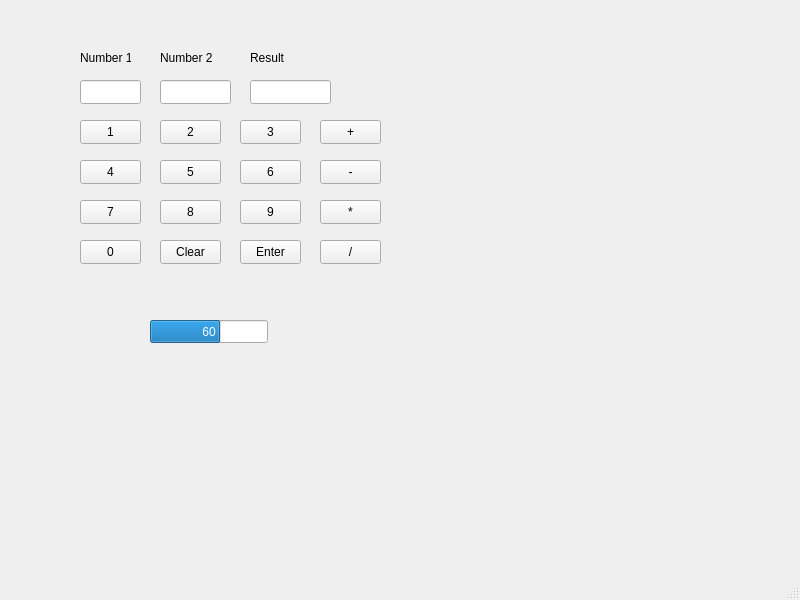
<?xml version="1.0" encoding="UTF-8"?>
<ui version="4.0">
 <class>MainWindow</class>
 <widget class="QMainWindow" name="MainWindow">
  <property name="geometry">
   <rect>
    <x>0</x>
    <y>0</y>
    <width>800</width>
    <height>600</height>
   </rect>
  </property>
  <property name="windowTitle">
   <string>MainWindow</string>
  </property>
  <widget class="QWidget" name="centralwidget">
   <widget class="QLabel" name="label">
    <property name="geometry">
     <rect>
      <x>80</x>
      <y>50</y>
      <width>51</width>
      <height>16</height>
     </rect>
    </property>
    <property name="text">
     <string>Number 1</string>
    </property>
   </widget>
   <widget class="QLabel" name="label_2">
    <property name="geometry">
     <rect>
      <x>160</x>
      <y>50</y>
      <width>61</width>
      <height>16</height>
     </rect>
    </property>
    <property name="text">
     <string>Number 2</string>
    </property>
   </widget>
   <widget class="QLabel" name="label_3">
    <property name="geometry">
     <rect>
      <x>250</x>
      <y>50</y>
      <width>49</width>
      <height>16</height>
     </rect>
    </property>
    <property name="text">
     <string>Result</string>
    </property>
   </widget>
   <widget class="QLineEdit" name="num1">
    <property name="geometry">
     <rect>
      <x>80</x>
      <y>80</y>
      <width>61</width>
      <height>24</height>
     </rect>
    </property>
   </widget>
   <widget class="QLineEdit" name="num2">
    <property name="geometry">
     <rect>
      <x>160</x>
      <y>80</y>
      <width>71</width>
      <height>24</height>
     </rect>
    </property>
   </widget>
   <widget class="QLineEdit" name="result">
    <property name="geometry">
     <rect>
      <x>250</x>
      <y>80</y>
      <width>81</width>
      <height>24</height>
     </rect>
    </property>
   </widget>
   <widget class="QPushButton" name="N1">
    <property name="geometry">
     <rect>
      <x>80</x>
      <y>120</y>
      <width>61</width>
      <height>24</height>
     </rect>
    </property>
    <property name="text">
     <string>1</string>
    </property>
   </widget>
   <widget class="QPushButton" name="N2">
    <property name="geometry">
     <rect>
      <x>160</x>
      <y>120</y>
      <width>61</width>
      <height>24</height>
     </rect>
    </property>
    <property name="text">
     <string>2</string>
    </property>
   </widget>
   <widget class="QPushButton" name="N3">
    <property name="geometry">
     <rect>
      <x>240</x>
      <y>120</y>
      <width>61</width>
      <height>24</height>
     </rect>
    </property>
    <property name="text">
     <string>3</string>
    </property>
   </widget>
   <widget class="QPushButton" name="add">
    <property name="geometry">
     <rect>
      <x>320</x>
      <y>120</y>
      <width>61</width>
      <height>24</height>
     </rect>
    </property>
    <property name="text">
     <string>+</string>
    </property>
   </widget>
   <widget class="QPushButton" name="N5">
    <property name="geometry">
     <rect>
      <x>160</x>
      <y>160</y>
      <width>61</width>
      <height>24</height>
     </rect>
    </property>
    <property name="text">
     <string>5</string>
    </property>
   </widget>
   <widget class="QPushButton" name="sub">
    <property name="geometry">
     <rect>
      <x>320</x>
      <y>160</y>
      <width>61</width>
      <height>24</height>
     </rect>
    </property>
    <property name="text">
     <string>-</string>
    </property>
   </widget>
   <widget class="QPushButton" name="N4">
    <property name="geometry">
     <rect>
      <x>80</x>
      <y>160</y>
      <width>61</width>
      <height>24</height>
     </rect>
    </property>
    <property name="text">
     <string>4</string>
    </property>
   </widget>
   <widget class="QPushButton" name="N6">
    <property name="geometry">
     <rect>
      <x>240</x>
      <y>160</y>
      <width>61</width>
      <height>24</height>
     </rect>
    </property>
    <property name="text">
     <string>6</string>
    </property>
   </widget>
   <widget class="QPushButton" name="N8">
    <property name="geometry">
     <rect>
      <x>160</x>
      <y>200</y>
      <width>61</width>
      <height>24</height>
     </rect>
    </property>
    <property name="text">
     <string>8</string>
    </property>
   </widget>
   <widget class="QPushButton" name="mul">
    <property name="geometry">
     <rect>
      <x>320</x>
      <y>200</y>
      <width>61</width>
      <height>24</height>
     </rect>
    </property>
    <property name="text">
     <string>*</string>
    </property>
   </widget>
   <widget class="QPushButton" name="N7">
    <property name="geometry">
     <rect>
      <x>80</x>
      <y>200</y>
      <width>61</width>
      <height>24</height>
     </rect>
    </property>
    <property name="text">
     <string>7</string>
    </property>
   </widget>
   <widget class="QPushButton" name="N9">
    <property name="geometry">
     <rect>
      <x>240</x>
      <y>200</y>
      <width>61</width>
      <height>24</height>
     </rect>
    </property>
    <property name="text">
     <string>9</string>
    </property>
   </widget>
   <widget class="QPushButton" name="clear">
    <property name="geometry">
     <rect>
      <x>160</x>
      <y>240</y>
      <width>61</width>
      <height>24</height>
     </rect>
    </property>
    <property name="text">
     <string>Clear</string>
    </property>
   </widget>
   <widget class="QPushButton" name="div">
    <property name="geometry">
     <rect>
      <x>320</x>
      <y>240</y>
      <width>61</width>
      <height>24</height>
     </rect>
    </property>
    <property name="text">
     <string>/</string>
    </property>
   </widget>
   <widget class="QPushButton" name="N0">
    <property name="geometry">
     <rect>
      <x>80</x>
      <y>240</y>
      <width>61</width>
      <height>24</height>
     </rect>
    </property>
    <property name="text">
     <string>0</string>
    </property>
   </widget>
   <widget class="QPushButton" name="enter">
    <property name="geometry">
     <rect>
      <x>240</x>
      <y>240</y>
      <width>61</width>
      <height>24</height>
     </rect>
    </property>
    <property name="text">
     <string>Enter</string>
    </property>
   </widget>
   <widget class="QProgressBar" name="progressBar">
    <property name="geometry">
     <rect>
      <x>150</x>
      <y>320</y>
      <width>118</width>
      <height>23</height>
     </rect>
    </property>
    <property name="layoutDirection">
     <enum>Qt::RightToLeft</enum>
    </property>
    <property name="minimum">
     <number>0</number>
    </property>
    <property name="maximum">
     <number>100</number>
    </property>
    <property name="value">
     <number>60</number>
    </property>
    <property name="alignment">
     <set>Qt::AlignBottom|Qt::AlignJustify</set>
    </property>
    <property name="invertedAppearance">
     <bool>true</bool>
    </property>
    <property name="format">
     <string>%p</string>
    </property>
   </widget>
  </widget>
  <widget class="QMenuBar" name="menubar">
   <property name="geometry">
    <rect>
     <x>0</x>
     <y>0</y>
     <width>800</width>
     <height>21</height>
    </rect>
   </property>
  </widget>
  <widget class="QStatusBar" name="statusbar"/>
 </widget>
 <resources/>
 <connections/>
</ui>
